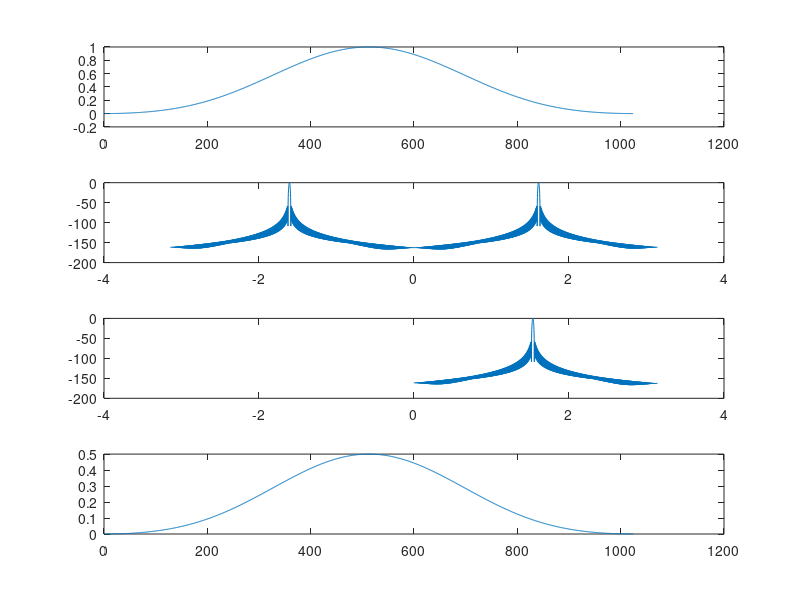

Source code (MATLAB):
% Music 421a
% Homework 2
% Problem 3

% Blackman window
N = 1024; % window length
wBlackman = (.42 - .5*cos(2*pi*(0:N-1)/(N-1)) + .08*cos(4*pi*(0:N-1)/(N-1)))';
% wBlackman = boxcar(N);

f = 2000;
sr = 8192;
sinusoid = cos( (f * (2 * pi) / sr) * (0:(N-1)) + .25*2*pi);

wSinusBlackman = sinusoid .* wBlackman';

wTrBlackman = fft(wSinusBlackman,4*N);

wTrHalf = [ wTrBlackman(1 : ((4*N)/2)) zeros(1, (4*N)/2) ];

wHalfTime = ifft(wTrHalf);

figure;

subplot(411);
plot(wBlackman);

subplot(412);
plot([0 : 2 * pi/(N*4) : 2 * pi*(1-1/(N*4))] - pi, 20*log10(abs(wTrBlackman)/max(abs(wTrBlackman))));

subplot(413);
wTfShift = fftshift(wTrHalf);
plot([0 : 2 * pi/(N*4) : 2 * pi*(1-1/(N*4))] - pi, 20*log10(abs(wTfShift)/max(abs(wTfShift))));

subplot(414);
plot(abs(wHalfTime(1 : length(wHalfTime)/4)));